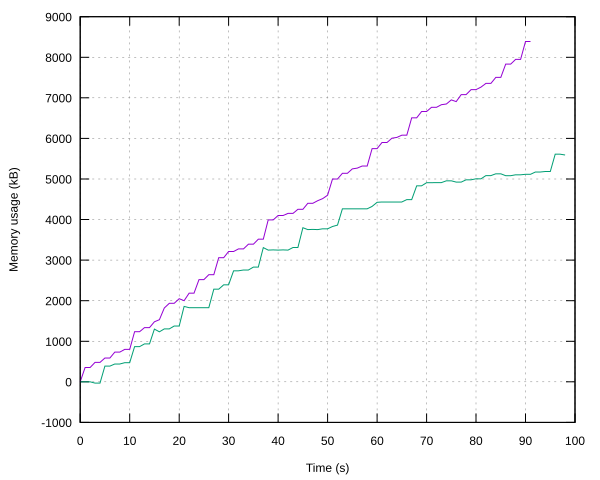

This chart was generated by the following gnuplot code:
set output "both.svg"
set terminal svg

set grid
set xlabel "Time (s)"
set ylabel "Memory usage (kB)"

plot "memory.before.log" using 0:($1 - 41984) with lines title "Before patch", \
     "memory.after.log"  using 0:($1 - 27200) with lines title "After patch"
